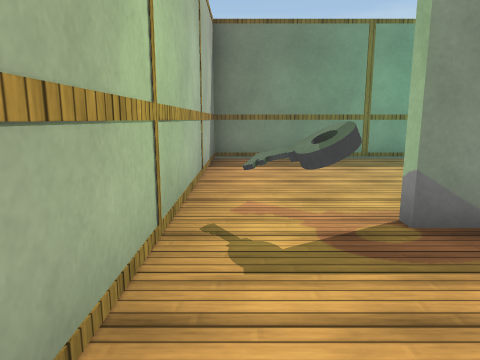
View 1 (above)

12 first-person views from a walk through a Unity game level. The camera is 1.2 m above the floor, tilts 10° down and sees 70° across. The floor is counted in squares, 1 m on a side. Each view is taken from the middle of a square. On the plan, view 1 faces up. The plan holds only what a view shows up to about 14 squares ahead; the rest is blank. The player is left out. Surface patterns are stand-ins for the level's own textures.

View 2
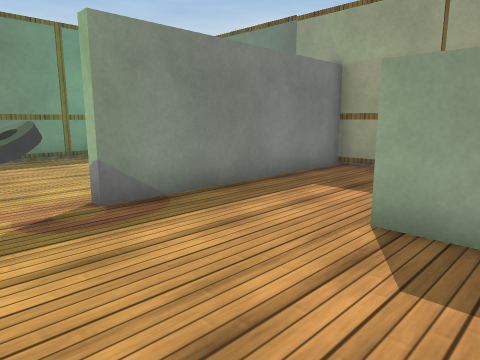

View 3
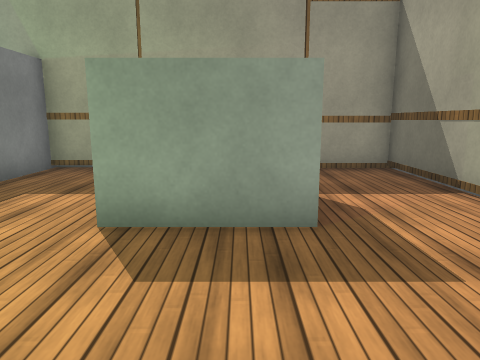

View 4
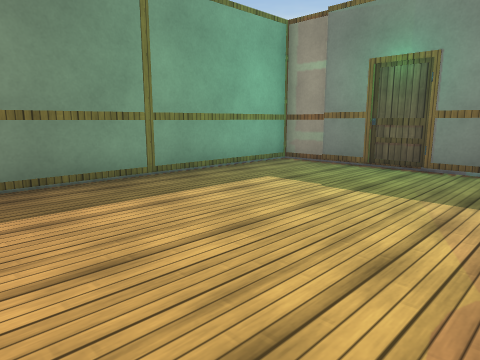

View 5
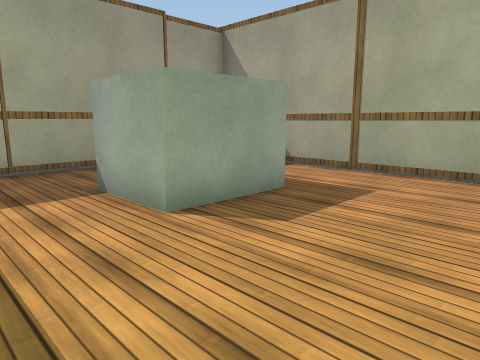

View 6
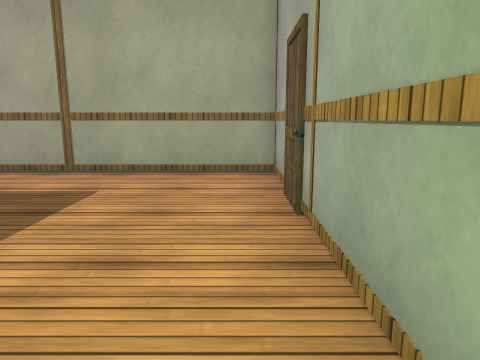

View 7
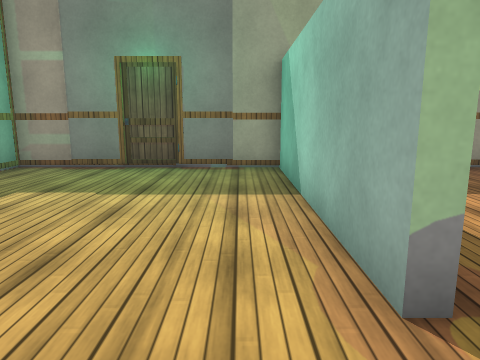

View 8
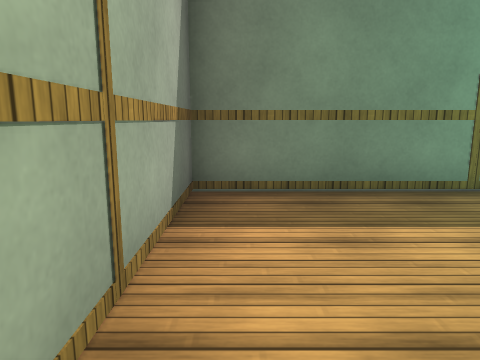

View 9
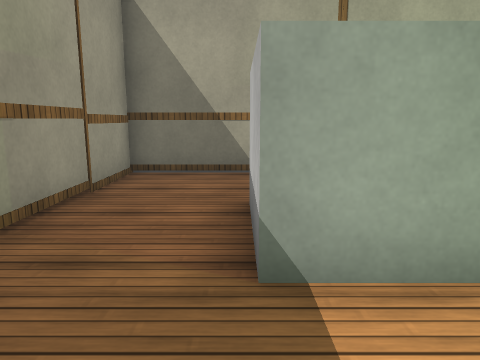

View 10
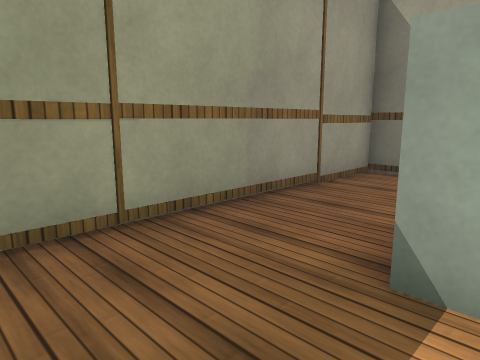

View 11
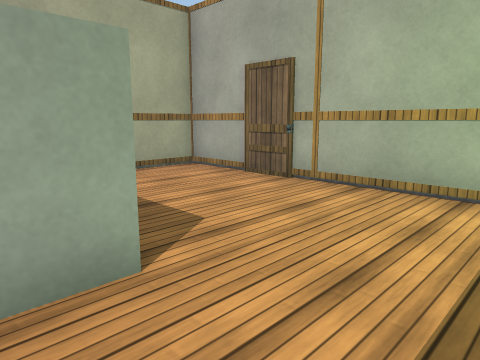

View 12
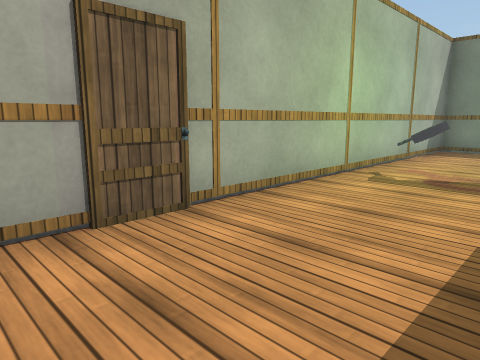

### Floor plan
Points are (right, up) in squares from view 1. A wall is a line through its corners. A room is listed if a view was taken in it or the views show most of it. See-through windows are left out.
Room 1 (views 1, 2, 3, 5, 6, 9, 10, 11, 12)
walls: (3.7, -2) (3.7, 0.6) (5.9, 0.6) (5.9, -1.4); (-0.8, 3.4) (-0.8, -4.7) (8.5, -4.7) (8.5, 3.7) (1.9, 3.7)
ways out: opening at (0.5, 4) to room 2
objects: key (1, 3)
Room 2 (views 4, 7, 8)
walls: (1.9, 3.7) (1.9, 4) (8.5, 4) (8.5, 10.6) (-0.8, 10.6) (-0.8, 3.4)
ways out: opening at (0.5, 4) to room 1

Where each view was taken, in squares from view 1:
view 1: 0 up, 0 right, facing up
view 2: 1 down, 0 right, facing up-right
view 3: 1 down, 0 right, facing right
view 4: 4 up, 0 right, facing up-right
view 5: 3 up, 0 right, facing down-right
view 6: 3 up, 0 right, facing down
view 7: 5 up, 0 right, facing right
view 8: 5 up, 0 right, facing up
view 9: 3 up, 6 right, facing down
view 10: 3 up, 5 right, facing down-right
view 11: 3 up, 5 right, facing down-left
view 12: 4 down, 3 right, facing up-left
